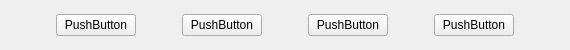
<?xml version="1.0" encoding="UTF-8"?>
<ui version="4.0">
 <class>ButtonGroup</class>
 <widget class="QWidget" name="ButtonGroup">
  <property name="geometry">
   <rect>
    <x>0</x>
    <y>0</y>
    <width>570</width>
    <height>50</height>
   </rect>
  </property>
  <property name="windowTitle">
   <string>Form</string>
  </property>
  <layout class="QHBoxLayout" name="horizontalLayout">
   <property name="spacing">
    <number>0</number>
   </property>
   <property name="leftMargin">
    <number>0</number>
   </property>
   <property name="topMargin">
    <number>0</number>
   </property>
   <property name="rightMargin">
    <number>0</number>
   </property>
   <property name="bottomMargin">
    <number>0</number>
   </property>
   <item>
    <widget class="QStackedWidget" name="stackedWidget">
     <property name="currentIndex">
      <number>3</number>
     </property>
     <widget class="QWidget" name="startPage">
      <layout class="QHBoxLayout" name="horizontalLayout_2">
       <property name="spacing">
        <number>0</number>
       </property>
       <property name="leftMargin">
        <number>0</number>
       </property>
       <property name="topMargin">
        <number>0</number>
       </property>
       <property name="rightMargin">
        <number>0</number>
       </property>
       <property name="bottomMargin">
        <number>0</number>
       </property>
       <item>
        <spacer name="horizontalSpacer">
         <property name="orientation">
          <enum>Qt::Horizontal</enum>
         </property>
         <property name="sizeHint" stdset="0">
          <size>
           <width>218</width>
           <height>20</height>
          </size>
         </property>
        </spacer>
       </item>
       <item>
        <widget class="MyButton" name="start">
         <property name="text">
          <string>PushButton</string>
         </property>
        </widget>
       </item>
       <item>
        <spacer name="horizontalSpacer_2">
         <property name="orientation">
          <enum>Qt::Horizontal</enum>
         </property>
         <property name="sizeHint" stdset="0">
          <size>
           <width>217</width>
           <height>20</height>
          </size>
         </property>
        </spacer>
       </item>
      </layout>
     </widget>
     <widget class="QWidget" name="playCardPage">
      <layout class="QHBoxLayout" name="horizontalLayout_3">
       <item>
        <spacer name="horizontalSpacer_3">
         <property name="orientation">
          <enum>Qt::Horizontal</enum>
         </property>
         <property name="sizeHint" stdset="0">
          <size>
           <width>218</width>
           <height>20</height>
          </size>
         </property>
        </spacer>
       </item>
       <item>
        <widget class="MyButton" name="playCard">
         <property name="text">
          <string>PushButton</string>
         </property>
        </widget>
       </item>
       <item>
        <spacer name="horizontalSpacer_4">
         <property name="orientation">
          <enum>Qt::Horizontal</enum>
         </property>
         <property name="sizeHint" stdset="0">
          <size>
           <width>217</width>
           <height>20</height>
          </size>
         </property>
        </spacer>
       </item>
      </layout>
     </widget>
     <widget class="QWidget" name="PassOrPlayPage">
      <layout class="QHBoxLayout" name="horizontalLayout_4">
       <item>
        <spacer name="horizontalSpacer_5">
         <property name="orientation">
          <enum>Qt::Horizontal</enum>
         </property>
         <property name="sizeHint" stdset="0">
          <size>
           <width>143</width>
           <height>20</height>
          </size>
         </property>
        </spacer>
       </item>
       <item>
        <widget class="MyButton" name="pass">
         <property name="text">
          <string>PushButton</string>
         </property>
        </widget>
       </item>
       <item>
        <spacer name="horizontalSpacer_7">
         <property name="orientation">
          <enum>Qt::Horizontal</enum>
         </property>
         <property name="sizeType">
          <enum>QSizePolicy::Fixed</enum>
         </property>
         <property name="sizeHint" stdset="0">
          <size>
           <width>40</width>
           <height>15</height>
          </size>
         </property>
        </spacer>
       </item>
       <item>
        <widget class="MyButton" name="playCard1">
         <property name="text">
          <string>PushButton</string>
         </property>
        </widget>
       </item>
       <item>
        <spacer name="horizontalSpacer_6">
         <property name="orientation">
          <enum>Qt::Horizontal</enum>
         </property>
         <property name="sizeHint" stdset="0">
          <size>
           <width>142</width>
           <height>20</height>
          </size>
         </property>
        </spacer>
       </item>
      </layout>
     </widget>
     <widget class="QWidget" name="callLordPage">
      <layout class="QHBoxLayout" name="horizontalLayout_5">
       <item>
        <spacer name="horizontalSpacer_8">
         <property name="orientation">
          <enum>Qt::Horizontal</enum>
         </property>
         <property name="sizeHint" stdset="0">
          <size>
           <width>0</width>
           <height>20</height>
          </size>
         </property>
        </spacer>
       </item>
       <item>
        <widget class="MyButton" name="giveup">
         <property name="text">
          <string>PushButton</string>
         </property>
        </widget>
       </item>
       <item>
        <spacer name="horizontalSpacer_10">
         <property name="orientation">
          <enum>Qt::Horizontal</enum>
         </property>
         <property name="sizeType">
          <enum>QSizePolicy::Fixed</enum>
         </property>
         <property name="sizeHint" stdset="0">
          <size>
           <width>40</width>
           <height>10</height>
          </size>
         </property>
        </spacer>
       </item>
       <item>
        <widget class="MyButton" name="oneScore">
         <property name="text">
          <string>PushButton</string>
         </property>
        </widget>
       </item>
       <item>
        <spacer name="horizontalSpacer_11">
         <property name="orientation">
          <enum>Qt::Horizontal</enum>
         </property>
         <property name="sizeType">
          <enum>QSizePolicy::Fixed</enum>
         </property>
         <property name="sizeHint" stdset="0">
          <size>
           <width>40</width>
           <height>10</height>
          </size>
         </property>
        </spacer>
       </item>
       <item>
        <widget class="MyButton" name="twoScore">
         <property name="text">
          <string>PushButton</string>
         </property>
        </widget>
       </item>
       <item>
        <spacer name="horizontalSpacer_12">
         <property name="orientation">
          <enum>Qt::Horizontal</enum>
         </property>
         <property name="sizeType">
          <enum>QSizePolicy::Fixed</enum>
         </property>
         <property name="sizeHint" stdset="0">
          <size>
           <width>40</width>
           <height>10</height>
          </size>
         </property>
        </spacer>
       </item>
       <item>
        <widget class="MyButton" name="threeScore">
         <property name="text">
          <string>PushButton</string>
         </property>
        </widget>
       </item>
       <item>
        <spacer name="horizontalSpacer_9">
         <property name="orientation">
          <enum>Qt::Horizontal</enum>
         </property>
         <property name="sizeHint" stdset="0">
          <size>
           <width>0</width>
           <height>20</height>
          </size>
         </property>
        </spacer>
       </item>
      </layout>
     </widget>
     <widget class="QWidget" name="nullPage"/>
    </widget>
   </item>
  </layout>
 </widget>
 <customwidgets>
  <customwidget>
   <class>MyButton</class>
   <extends>QPushButton</extends>
   <header>mybutton.h</header>
  </customwidget>
 </customwidgets>
 <resources/>
 <connections/>
</ui>
